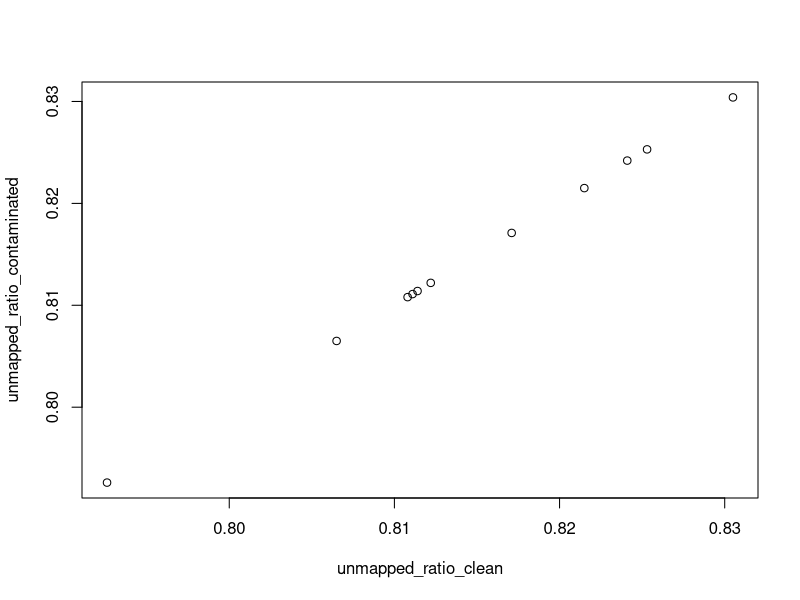

Write R code to recreate this figure.
## ---- chunk 1
assembly <- rep(c("clean", "contaminated"), each = 11)
colony <- rep("A22", times = 22)
unmapped_ratio_clean <- c(0.8305, 0.7926, 0.8241, 0.8114, 0.8111, 0.8253, 0.8065, 0.8108, 0.8122, 0.8171, 0.8215)
unmapped_ratio_contaminated <- c(0.8304, 0.7926, 0.8242, 0.8114, 0.8111, 0.8253, 0.8065, 0.8108, 0.8122, 0.8171, 0.8215)
(mean.diff.unmapped <- mean(unmapped_ratio_clean - unmapped_ratio_contaminated))

plot(unmapped_ratio_clean, unmapped_ratio_contaminated)
